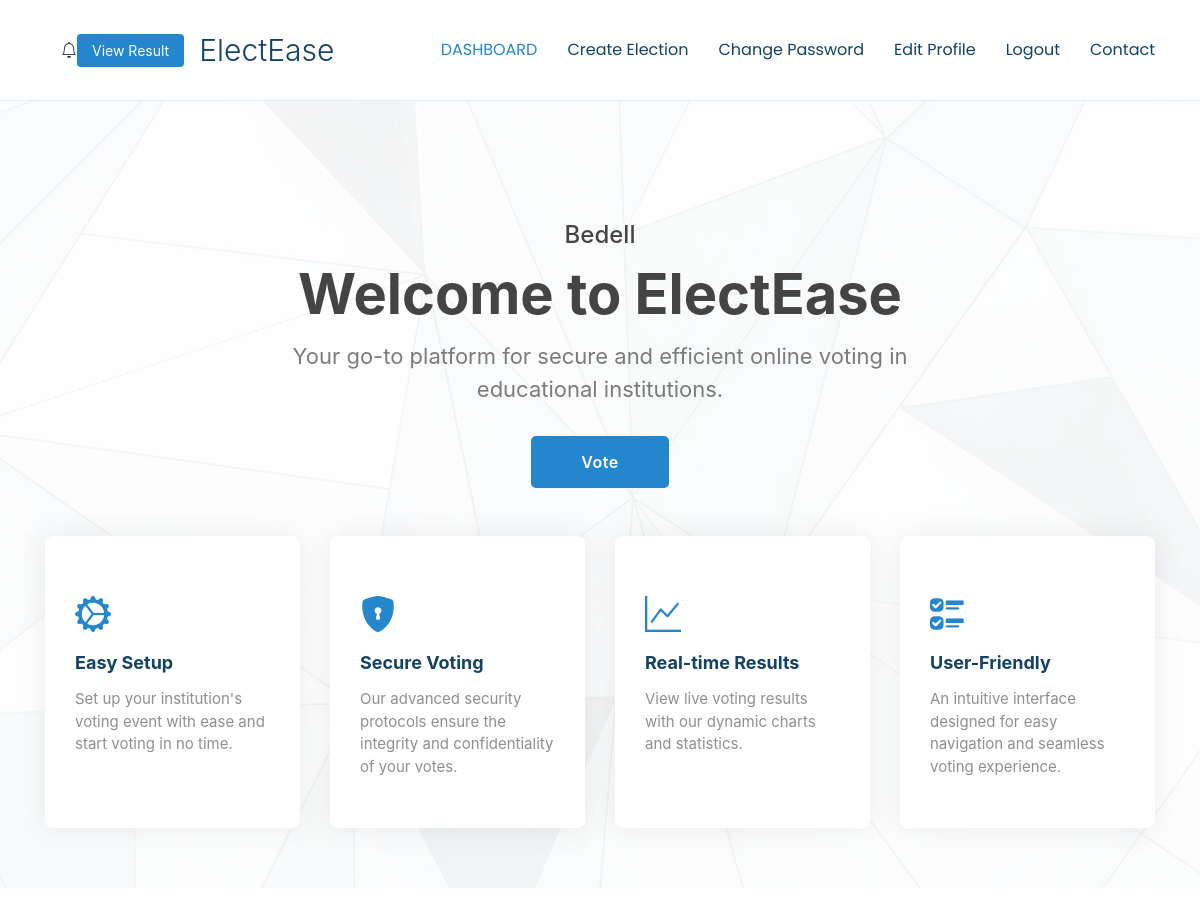
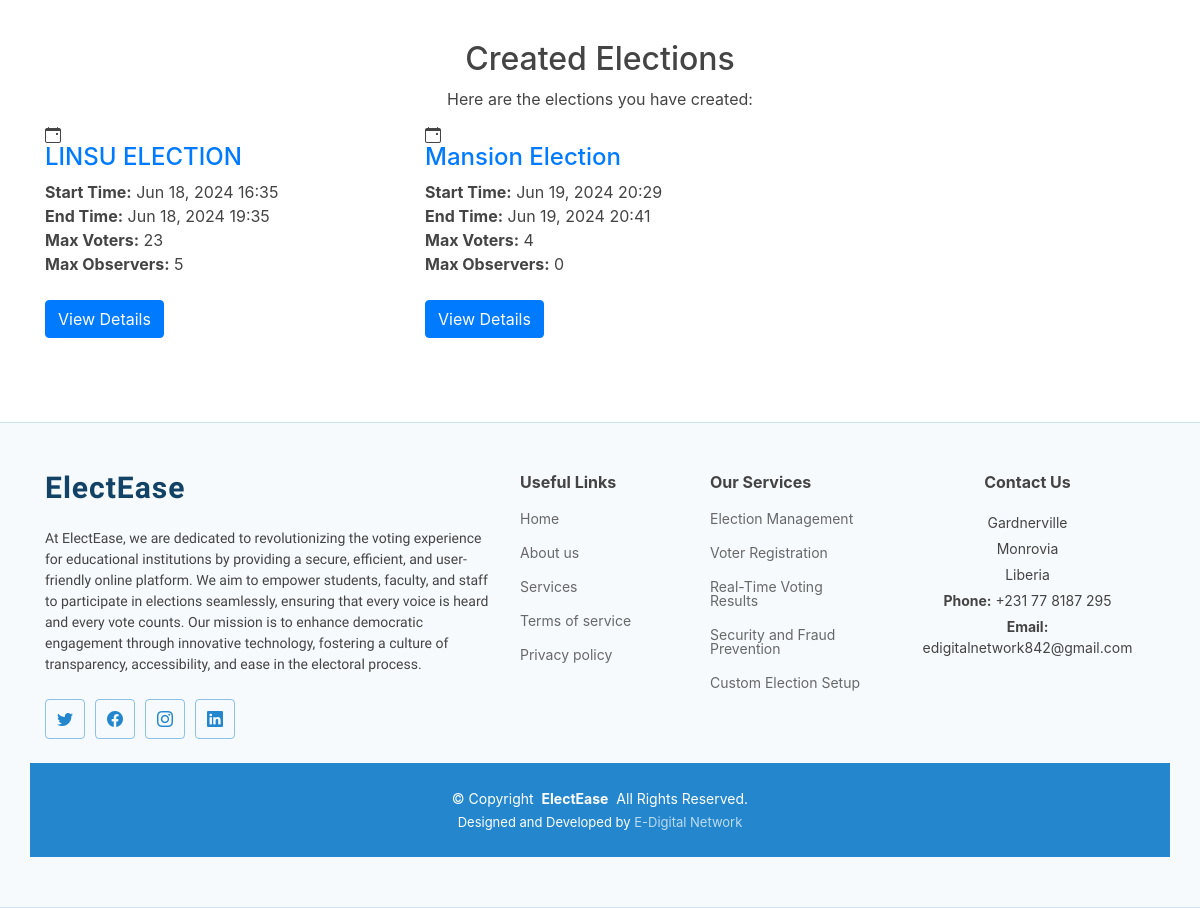
The page /dashboard/ (signed in) on the database its author committed (2 pictures, top to bottom).
### vote/models.py (models this page shows, shortened)
class Election(models.Model):
    name = models.CharField(max_length=100)
    commissioner = models.ForeignKey(User, on_delete=models.CASCADE, related_name='elections')
    start_time = models.DateTimeField()
    end_time = models.DateTimeField()
    max_voters = models.IntegerField()
    max_observers = models.IntegerField(default=0)  # New field for maximum number of observers
    uuid = models.UUIDField(default=uuid.uuid4, editable=False)  # Unique identifier
    commissioner_token = models.CharField(default=None, max_length=50, unique=True)  # Commissioner token field

### vote/views.py (the view)
# urls.py: path('dashboard/', views.dashboardView, name='dashboard'),
@login_required
def dashboardView(request):
    try:
        profile = request.user.profile
    except ObjectDoesNotExist:
        profile = Profile.objects.create(user=request.user)
    if profile.role == 'commissioner':
        elections = Election.objects.filter(commissioner=request.user)
    elif profile.role == 'voter':
        voter_ids = Voter.objects.filter(user=request.user).values_list('election', flat=True)
        elections = Election.objects.filter(id__in=voter_ids)
    elif profile.role == 'observer':
        observer_ids = Observer.objects.filter(user=request.user).values_list('election', flat=True)
        elections = Election.objects.filter(id__in=observer_ids)
    else:
        elections = Election.objects.none()
    unread_notifications = Notification.objects.filter(election__in=elections, is_read=False)
    notification_count = unread_notifications.count()
    context = {
        'elections': elections,
        'unread_notifications': unread_notifications,
        'notification_count': notification_count,
    }
    return render(request, 'vote/dashboard.html', context)

### templates/vote/dashboard.html (shortened to what this page needs)
{% extends "base.html" %}
{% load static %}
{% block content %}
<main class="main">
  <section id="hero" class="hero section">
    <img src="{% static 'assets/img/hero-bg-abstract.jpg' %}" alt="" data-aos="fade-in" class="">
    <div class="container">
      <div class="row justify-content-center" data-aos="zoom-out">
        <div class="col-xl-7 col-lg-9 text-center">
          <h4>{{ user.username }}</h4>
          <h1>Welcome to ElectEase</h1>
          <p>Your go-to platform for secure and efficient online voting in educational institutions.</p>
        </div>
      </div>
      <div class="text-center" data-aos="zoom-out" data-aos-delay="100">
        {% if request.user.is_authenticated %}
        <a href="{% url 'result' %}" class="btn-get-started">
           Vote
        </a>
        {% else %}
        <a href="{% url 'login' %}" class="btn-get-started">Get Started</a>
        {% endif %}
      </div>
      <br><br>
      <div class="row">
        <div class="col-md-6 col-lg-3" data-aos="zoom-out" data-aos-delay="100">
          <div class="icon-box">
            <div class="icon"><i class="bi bi-gear-wide-connected"></i></div>
            <h4 class="title"><a href="">Easy Setup</a></h4>
            <p class="description">Set up your institution's voting event with ease and start voting in no time.</p>
          </div>
        </div>
        <div class="col-md-6 col-lg-3" data-aos="zoom-out" data-aos-delay="200">
          <div class="icon-box">
            <div class="icon"><i class="bi bi-shield-lock-fill"></i></div>
            <h4 class="title"><a href="">Secure Voting</a></h4>
            <p class="description">Our advanced security protocols ensure the integrity and confidentiality of your votes.</p>
          </div>
        </div>
        <div class="col-md-6 col-lg-3" data-aos="zoom-out" data-aos-delay="300">
          <div class="icon-box">
            <div class="icon"><i class="bi bi-graph-up"></i></div>
            <h4 class="title"><a href="">Real-time Results</a></h4>
            <p class="description">View live voting results with our dynamic charts and statistics.</p>
          </div>
        </div>
        <div class="col-md-6 col-lg-3" data-aos="zoom-out" data-aos-delay="400">
          <div class="icon-box">
            <div class="icon"><i class="bi bi-ui-checks"></i></div>
            <h4 class="title"><a href="">User-Friendly</a></h4>
            <p class="description">An intuitive interface designed for easy navigation and seamless voting experience.</p>
          </div>
        </div>
      </div>
    </div>
  </section>
<section id="elections" class="elections section">
  <div class="container">
    <div class="row justify-content-center">
      <div class="col-xl-7 col-lg-9 text-center">
        <h2>Created Elections</h2>
        <p>Here are the elections you have created:</p>
      </div>
    </div>
    <div class="row">
      {% for election in elections %}
      <div class="col-md-6 col-lg-4 mb-4" data-aos="zoom-out" data-aos-delay="{{ forloop.counter0|add:100 }}">
        <div class="icon-box">
          <div class="icon"><i class="bi bi-calendar-event"></i></div>
          <h4 class="title"><a href="{% url 'election_detail' election.id %}">{{ election.name }}</a></h4>
          <p class="description">
            <strong>Start Time:</strong> {{ election.start_time|date:"M d, Y H:i" }}<br>
            <strong>End Time:</strong> {{ election.end_time|date:"M d, Y H:i" }}<br>
            <strong>Max Voters:</strong> {{ election.max_voters }}<br>
            <strong>Max Observers:</strong> {{ election.max_observers }}
          </p>
          <a href="{% url 'election_detail' election.id %}" class="btn btn-primary mt-2">View Details</a>
        </div>
      </div>
      {% empty %}
      <div class="col-12 text-center">
        <p>No elections have been created yet.</p>
      </div>
      {% endfor %}
    </div>
  </div>
</section>
</main>
{% endblock %}

### static/assets/css/main.css (style rules this page uses)
body { color: var(--default-color); background-color: var(--background-color); font-family: var(--default-font); }
a { color: var(--accent-color); text-decoration: none; transition: 0.3s; }
h1, h2, h3, h4, h5, h6 { color: var(--heading-color); font-family: var(--heading-font); }
section, .section { color: var(--default-color); background-color: var(--background-color); padding: 60px 0; scroll-margin-top: 100px; overflow: clip; }
.hero { width: 100%; min-height: calc(100vh - 100px); position: relative; display: flex; align-items: center; justify-content: center; padding: 120px 0 60px 0; overflow: hidden; }
.hero:before { content: ""; background: color-mix(in srgb, var(--background-color), transparent 30%); position: absolute; inset: 0; z-index: 2; }
.hero img { position: absolute; inset: 0; display: block; width: 100%; height: 100%; object-fit: cover; z-index: 1; }
.hero .container { position: relative; z-index: 3; }
.hero h1 { margin: 0; font-size: 56px; font-weight: 700; line-height: 72px; }
.hero p { margin: 10px 0 0 0; font-size: 22px; color: color-mix(in srgb, var(--default-color), transparent 30%); }
.hero .btn-get-started { color: var(--contrast-color); background: var(--accent-color); font-weight: 600; font-size: 16px; letter-spacing: 0.5px; display: inline-block; padding: 14px 50px; border-radius: 5px; transition: 0.5s; margin-top: 30px; }
.hero .icon-box { background-color: var(--contrast-color); padding: 50px 30px; position: relative; overflow: hidden; box-shadow: 0 0 29px 0 color-mix(in srgb, var(--default-color), transparent 90%); transition: all 0.3s ease-in-out; border-radius: 8px; z-index: 1; height: 100%; width: 100%; }
.hero .icon-box .title { font-weight: 700; margin-bottom: 15px; font-size: 18px; }
.hero .icon-box .title a { color: var(--heading-color); transition: 0.3s; }
.hero .icon-box .description { font-size: 15px; margin-bottom: 0; color: color-mix(in srgb, var(--default-color), transparent 40%); }
.hero .icon-box .icon { margin-bottom: 20px; padding-top: 10px; display: inline-block; transition: all 0.3s ease-in-out; font-size: 36px; line-height: 1; color: var(--accent-color); }

### rows shown on the page
Election: name "LINSU ELECTION", start_time "Jun 18, 2024 16:35", end_time "Jun 18, 2024 19:35", max_voters "23", max_observers "5"
Election: name "Mansion Election", start_time "Jun 19, 2024 20:29", end_time "Jun 19, 2024 20:41", max_voters "4", max_observers "0"

### other values the page prints
{{ user.username }} "Bedell"
